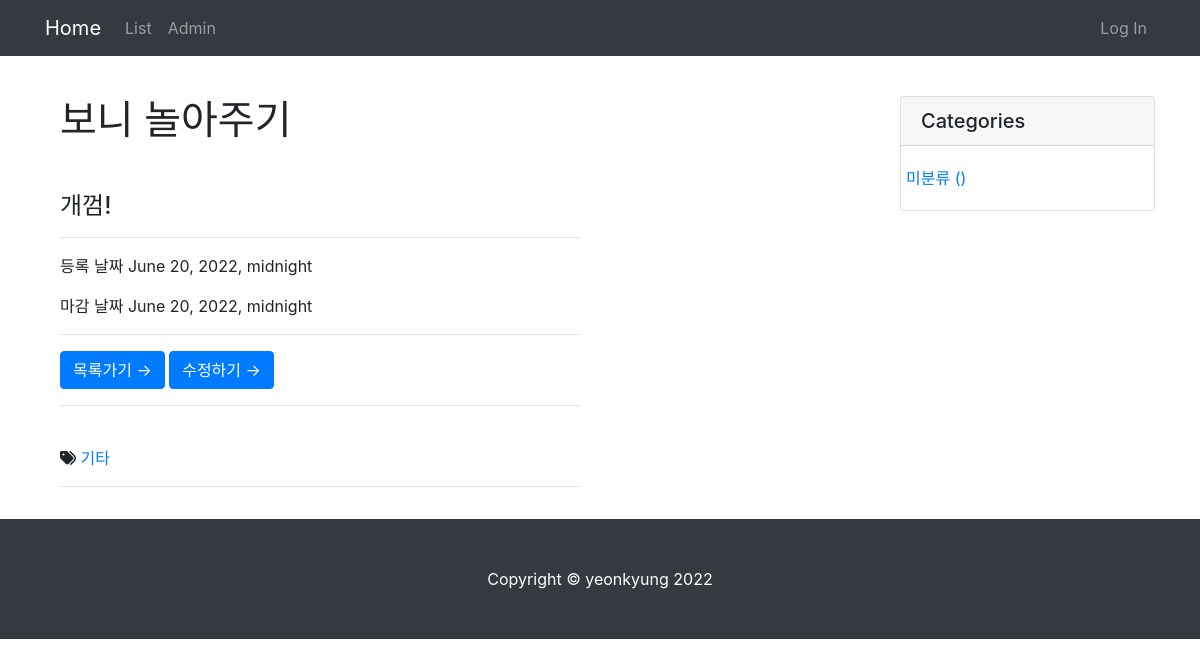
/3/, run on an earlier commit of the app's database.
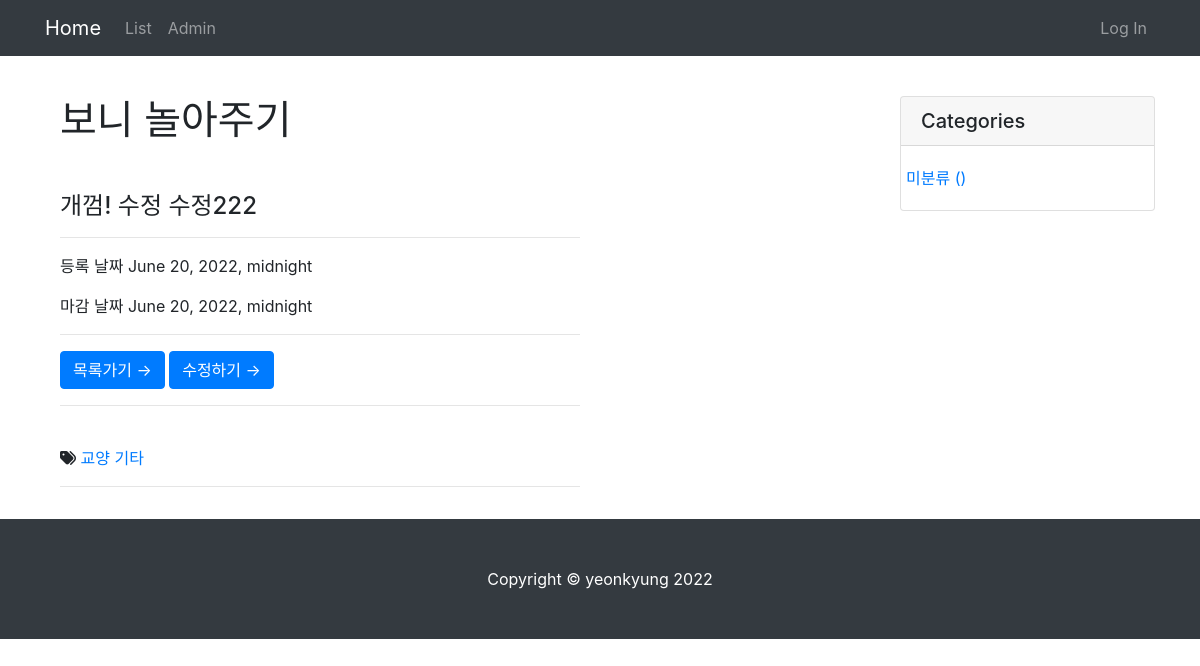
And on a later commit of the database.
### todo/models.py (models this page shows, shortened)
class Todo(models.Model):
    todo = models.CharField(max_length=30)
    description = models.TextField(null=True)
    created_at = models.DateTimeField(null=True)
    deadline = models.DateTimeField(null=True)
    category = models.ForeignKey(Category, on_delete=models.DO_NOTHING, blank=True, null=True)
    tags = models.ManyToManyField(Tag, blank=True)
    author = models.ForeignKey(User, on_delete=models.CASCADE, null=True, blank=True)

class Tag(models.Model):
    name = models.CharField(max_length=50, unique=True)
    slug = models.SlugField(max_length=200, unique=True, allow_unicode=True)
    def __str__(self):
        return self.name
    def get_absolute_url(self):
        return f'/tag/{self.slug}/'

### todo/views.py (the view)
# urls.py: path('<int:pk>/', views.TodoDetail.as_view()),
class TodoDetail(DetailView):
    model = Todo

### todo/templates/todo/todo_detail.html (shortened to what this page needs)
{% extends 'todo/base.html' %}
{% load crispy_forms_tags %}
{% block main_area %}
    <div class="col-lg-8">
        <h1 class="mt-4">{{ todo.todo }}</h1>
        <h4 class="mt-5"> {{ todo.description }}</h4>
        <hr>
        <p>등록 날짜 {{ todo.created_at }}</p>
        <p>마감 날짜 {{ todo.deadline }}</p>
        <hr>
      <a href="http://127.0.0.1:8000/list/" class="btn btn-primary">목록가기 &rarr;</a>
      <a href="http://127.0.0.1:8000/update/{{ todo.pk }}" class="btn btn-primary">수정하기 &rarr;</a>
        <hr>
        {% if todo.tags.exists %}
            <br />
            <i class = "fas fa-tags"></i>
            {% for tag in todo.tags.iterator %}
                <a href = {{ tag.get_absolute_url }}> {{ tag }}</a>
            {% endfor %}
        {% endif %}
        <hr>
    </div>
{% endblock %}

What changed in the data, as far as the page shows it:
changed Todo "보니 놀아주기": description "개껌!" → "개껌! 수정 수정222"
now on this page (row unchanged): Tag: name "교양"
